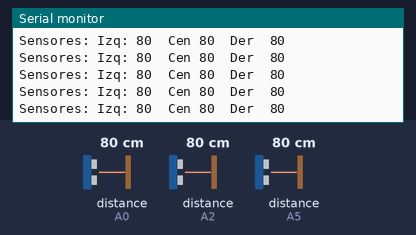
Recording of a sketch running on a simulated Arduino Uno, built with avr-gcc and run on an emulated ATmega328P. On the bench: the last lines printed to the serial monitor. Wiring (inferred from the names in the program): 3 × ultrasonic range finder: trigger A1, echo A0 / trigger A3, echo A2 / trigger A4, echo A5. The inputs (shaded band) are chosen by the test bench; at power-on: distance to the obstacle (sensors on A0, A2, A5) 80 cm. The echo pulse lasts 58.3 µs per cm.

Above: at 1.2 s.
1.3 s: distance to the obstacle (sensor on A0) set to 2 cm
At 1.9 s:
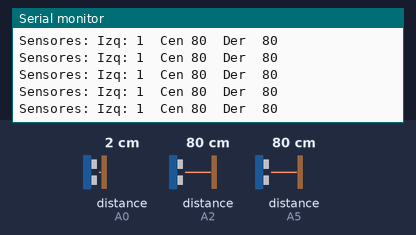
4.3 s: distance to the obstacle (sensor on A2) set to 2 cm
At 5.2 s:
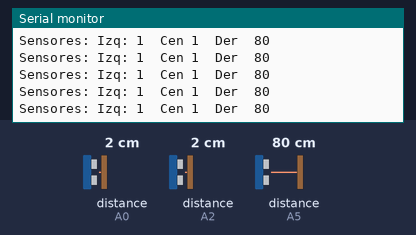
7.3 s: distance to the obstacle (sensor on A5) set to 120 cm
At 8.0 s:
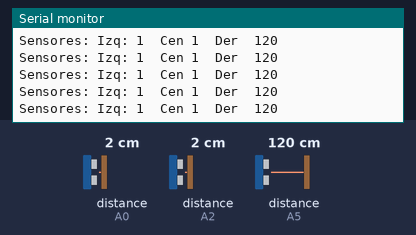
10.3 s: distance to the obstacle (sensor on A0) set to 18 cm
At 10.8 s:
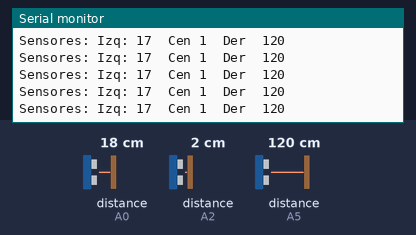
13.3 s: distance to the obstacle (sensor on A5) set to 18 cm
At 14.1 s:
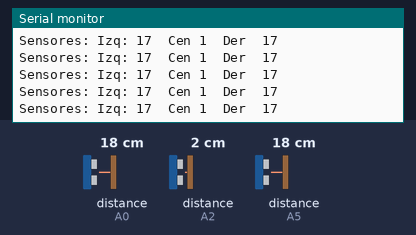
16.3 s: distance to the obstacle (sensor on A2) set to 18 cm
At 17.3 s:
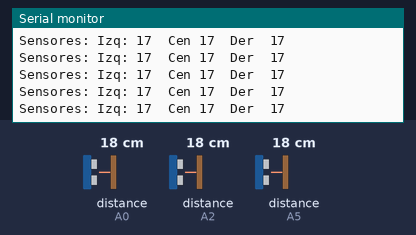
Timing chart, 0 to 19.3 s (numbered marks = the images above; inputs shaded):
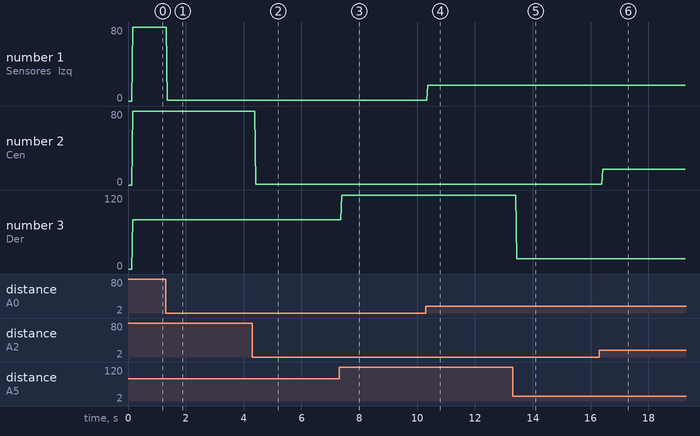

The sketch:

VISOR-CASE.ino
```cpp
/////Ultrasonico
#define TRIG_IZQ A1
#define ECHO_IZQ A0
#define TRIG_CEN A3
#define ECHO_CEN A2
#define TRIG_DER A4
#define ECHO_DER A5

long leerUltrasonico(int triggerPin, int echoPin);

void setup() {
  pinMode(TRIG_IZQ, OUTPUT);
  pinMode(ECHO_IZQ, INPUT);
  ///
  pinMode(TRIG_CEN, OUTPUT);
  pinMode(ECHO_CEN, INPUT);
  ///
  pinMode(TRIG_DER, OUTPUT);
  pinMode(ECHO_DER, INPUT);
  ///


  Serial.begin(9600);
  Serial.println("48 Horas para Trelew");
}

int VisorDer = 0;
int VisorCen = 0;
int VisorIzq = 0;

long millisVD = 0;
long millisVC = 0;
long millisVI = 0;


void loop() {
if (millis() - millisVD >= 60){
  VisorDer = leerUltrasonico(TRIG_DER,ECHO_DER);
  millisVD = millis();
}
if (millis() - millisVC >= 60){
  VisorCen = leerUltrasonico(TRIG_CEN,ECHO_CEN);
  millisVC = millis();
}
if (millis() - millisVI >= 60){
  VisorIzq = leerUltrasonico(TRIG_IZQ,ECHO_IZQ);
  millisVI = millis();
}

Serial.print("Sensores: Izq: ");
Serial.print(VisorIzq);
Serial.print("  Cen ");
Serial.print(VisorCen);
Serial.print("  Der  ");
Serial.println(VisorDer);

}


long leerUltrasonico(int triggerPin, int echoPin) {
  digitalWrite(triggerPin, LOW);
  delayMicroseconds(2);

  digitalWrite(triggerPin, HIGH);
  delayMicroseconds(10);
  digitalWrite(triggerPin, LOW);

  long duracion = pulseIn(echoPin, HIGH, 30000); // timeout de 30 ms

  // Si no recibió señal, devuelve un valor alto (sin detección)
  if (duracion == 0) {
    return 999; // Valor fuera de rango
  }

  // Convierte la duración a distancia (en cm)
  long distancia = duracion / 58;

  return distancia;
}
```

Measured:
- after the input at 1.3 s, the serial monitor: prints a new line after 0.06 s (image 1)
- after the input at 4.3 s, the serial monitor: prints a new line after 0.12 s (image 2)
- after the input at 7.3 s, the serial monitor: prints a new line after 0.09 s (image 3)
- after the input at 10.3 s, the serial monitor: prints a new line after 0.07 s (image 4)
- after the input at 13.3 s, the serial monitor: prints a new line after 0.14 s (image 5)
- after the input at 16.3 s, the serial monitor: prints a new line after 0.13 s (image 6)
- plotted number 1: 80 → 1 after the input at 1.3 s, 1 → 17 after the input at 10.3 s
- plotted number 3: 80 → 120 after the input at 7.3 s
